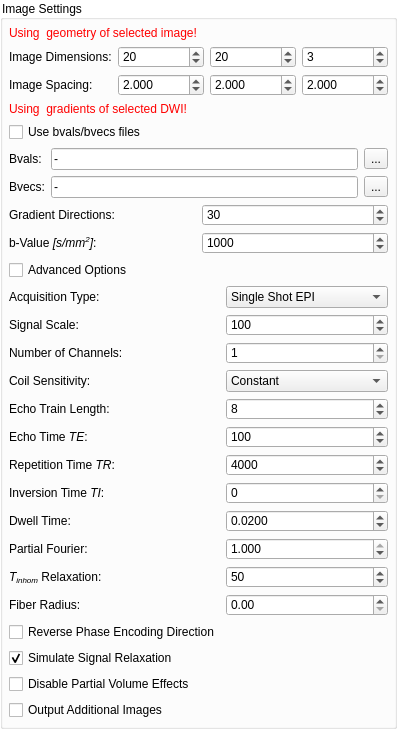
    <widget class="QGroupBox" name="groupBox">
     <property name="styleSheet">
      <string notr="true">QGroupBox {
  background-color: transparent;
}</string>
     </property>
     <property name="title">
      <string>Image Settings</string>
     </property>
     <layout class="QGridLayout" name="gridLayout">
      <property name="leftMargin">
       <number>6</number>
      </property>
      <property name="topMargin">
       <number>6</number>
      </property>
      <property name="rightMargin">
       <number>6</number>
      </property>
      <property name="bottomMargin">
       <number>6</number>
      </property>
      <item row="2" column="0">
       <widget class="QLabel" name="m_GeometryMessage">
        <property name="styleSheet">
         <string notr="true">color: rgb(255, 0, 0);</string>
        </property>
        <property name="text">
         <string>Using  geometry of selected image!</string>
        </property>
       </widget>
      </item>
      <item row="9" column="0">
       <widget class="QFrame" name="m_AdvancedSignalOptionsFrame">
        <property name="frameShape">
         <enum>QFrame::NoFrame</enum>
        </property>
        <property name="frameShadow">
         <enum>QFrame::Raised</enum>
        </property>
        <layout class="QGridLayout" name="gridLayout_23">
         <property name="leftMargin">
          <number>0</number>
         </property>
         <property name="topMargin">
          <number>0</number>
         </property>
         <property name="rightMargin">
          <number>0</number>
         </property>
         <property name="bottomMargin">
          <number>0</number>
         </property>
         <property name="horizontalSpacing">
          <number>6</number>
         </property>
         <item row="8" column="1">
          <widget class="QSpinBox" name="m_TIbox">
           <property name="toolTip">
            <string>Inversion time (in ms) for inversion recovery sequences. If 0, no inversion pulse is simulated.</string>
           </property>
           <property name="minimum">
            <number>0</number>
           </property>
           <property name="maximum">
            <number>999999999</number>
           </property>
           <property name="singleStep">
            <number>1</number>
           </property>
           <property name="value">
            <number>0</number>
           </property>
          </widget>
         </item>
         <item row="11" column="0">
          <widget class="QLabel" name="m_TensorsToDWIBValueLabel_12">
           <property name="toolTip">
            <string/>
           </property>
           <property name="statusTip">
            <string/>
           </property>
           <property name="whatsThis">
            <string/>
           </property>
           <property name="text">
            <string>&lt;html&gt;&lt;head/&gt;&lt;body&gt;&lt;p&gt;&lt;span style=&quot; font-style:italic;&quot;&gt;T&lt;/span&gt;&lt;span style=&quot; font-style:italic; vertical-align:sub;&quot;&gt;inhom&lt;/span&gt; Relaxation: &lt;/p&gt;&lt;/body&gt;&lt;/html&gt;</string>
           </property>
           <property name="wordWrap">
            <bool>false</bool>
           </property>
          </widget>
         </item>
         <item row="11" column="1">
          <widget class="QSpinBox" name="m_T2starBox">
           <property name="toolTip">
            <string>Relaxation time due to magnetic field inhomogeneities (T2', in milliseconds).</string>
           </property>
           <property name="minimum">
            <number>1</number>
           </property>
           <property name="maximum">
            <number>10000</number>
           </property>
           <property name="singleStep">
            <number>1</number>
           </property>
           <property name="value">
            <number>50</number>
           </property>
          </widget>
         </item>
         <item row="7" column="0">
          <widget class="QLabel" name="m_TensorsToDWIBValueLabel_14">
           <property name="toolTip">
            <string/>
           </property>
           <property name="statusTip">
            <string/>
           </property>
           <property name="whatsThis">
            <string/>
           </property>
           <property name="text">
            <string>&lt;html&gt;&lt;head/&gt;&lt;body&gt;&lt;p&gt;Repetition Time &lt;span style=&quot; font-style:italic;&quot;&gt;TR&lt;/span&gt;: &lt;/p&gt;&lt;/body&gt;&lt;/html&gt;</string>
           </property>
           <property name="wordWrap">
            <bool>false</bool>
           </property>
          </widget>
         </item>
         <item row="5" column="1">
          <widget class="QSpinBox" name="m_TEbox">
           <property name="toolTip">
            <string>TE in milliseconds</string>
           </property>
           <property name="minimum">
            <number>1</number>
           </property>
           <property name="maximum">
            <number>999999999</number>
           </property>
           <property name="singleStep">
            <number>1</number>
           </property>
           <property name="value">
            <number>100</number>
           </property>
          </widget>
         </item>
         <item row="10" column="0">
          <widget class="QLabel" name="m_TensorsToDWIBValueLabel_32">
           <property name="toolTip">
            <string/>
           </property>
           <property name="statusTip">
            <string/>
           </property>
           <property name="whatsThis">
            <string/>
           </property>
           <property name="text">
            <string>Partial Fourier:</string>
           </property>
           <property name="wordWrap">
            <bool>false</bool>
           </property>
          </widget>
         </item>
         <item row="10" column="1">
          <widget class="QDoubleSpinBox" name="m_PartialFourier">
           <property name="toolTip">
            <string>Partial fourier factor (0.5-1)</string>
           </property>
           <property name="decimals">
            <number>3</number>
           </property>
           <property name="minimum">
            <double>0.500000000000000</double>
           </property>
           <property name="maximum">
            <double>1.000000000000000</double>
           </property>
           <property name="singleStep">
            <double>0.100000000000000</double>
           </property>
           <property name="value">
            <double>1.000000000000000</double>
           </property>
          </widget>
         </item>
         <item row="14" column="0">
          <widget class="QCheckBox" name="m_ReversePhaseBox">
           <property name="toolTip">
            <string>Output one image per compartment containing the corresponding volume fractions per voxel.</string>
           </property>
           <property name="text">
            <string>Reverse Phase Encoding Direction</string>
           </property>
           <property name="checked">
            <bool>false</bool>
           </property>
          </widget>
         </item>
         <item row="9" column="1">
          <widget class="QDoubleSpinBox" name="m_LineReadoutTimeBox">
           <property name="toolTip">
            <string>Dwell time (time to read one line in k-space) in ms.</string>
           </property>
           <property name="decimals">
            <number>4</number>
           </property>
           <property name="maximum">
            <double>100.000000000000000</double>
           </property>
           <property name="singleStep">
            <double>0.100000000000000</double>
           </property>
           <property name="value">
            <double>0.020000000000000</double>
           </property>
          </widget>
         </item>
         <item row="2" column="1">
          <widget class="QSpinBox" name="m_NumCoilsBox">
           <property name="toolTip">
            <string>Number of coil elements used for the acquisiton.</string>
           </property>
           <property name="minimum">
            <number>1</number>
           </property>
           <property name="maximum">
            <number>128</number>
           </property>
           <property name="singleStep">
            <number>1</number>
           </property>
           <property name="value">
            <number>1</number>
           </property>
          </widget>
         </item>
         <item row="13" column="1">
          <widget class="QDoubleSpinBox" name="m_FiberRadius">
           <property name="toolTip">
            <string>Fiber radius used to calculate volume fractions (in µm). Set to 0 for automatic radius estimation.</string>
           </property>
           <property name="maximum">
            <double>9999.000000000000000</double>
           </property>
          </widget>
         </item>
         <item row="9" column="0">
          <widget class="QLabel" name="m_TensorsToDWIBValueLabel_15">
           <property name="toolTip">
            <string/>
           </property>
           <property name="statusTip">
            <string/>
           </property>
           <property name="whatsThis">
            <string/>
           </property>
           <property name="text">
            <string>Dwell Time:</string>
           </property>
           <property name="wordWrap">
            <bool>false</bool>
           </property>
          </widget>
         </item>
         <item row="16" column="0">
          <widget class="QCheckBox" name="m_EnforcePureFiberVoxelsBox">
           <property name="toolTip">
            <string>Disable partial volume. Treat voxel content as fiber-only if at least one fiber is present.</string>
           </property>
           <property name="text">
            <string>Disable Partial Volume Effects</string>
           </property>
           <property name="checked">
            <bool>false</bool>
           </property>
          </widget>
         </item>
         <item row="0" column="0">
          <widget class="QLabel" name="m_TensorsToDWINumDirsLabel_6">
           <property name="text">
            <string>Acquisition Type:</string>
           </property>
          </widget>
         </item>
         <item row="13" column="0">
          <widget class="QLabel" name="m_TensorsToDWINumDirsLabel_4">
           <property name="text">
            <string>Fiber Radius:</string>
           </property>
          </widget>
         </item>
         <item row="1" column="0">
          <widget class="QLabel" name="m_TensorsToDWINumDirsLabel_5">
           <property name="text">
            <string>Signal Scale:</string>
           </property>
          </widget>
         </item>
         <item row="2" column="0">
          <widget class="QLabel" name="m_TensorsToDWIBValueLabel_13">
           <property name="toolTip">
            <string/>
           </property>
           <property name="statusTip">
            <string/>
           </property>
           <property name="whatsThis">
            <string/>
           </property>
           <property name="text">
            <string>&lt;html&gt;&lt;head/&gt;&lt;body&gt;&lt;p&gt;Number of Channels:&lt;/p&gt;&lt;/body&gt;&lt;/html&gt;</string>
           </property>
           <property name="wordWrap">
            <bool>false</bool>
           </property>
          </widget>
         </item>
         <item row="7" column="1">
          <widget class="QSpinBox" name="m_TRbox">
           <property name="toolTip">
            <string>TR in milliseconds</string>
           </property>
           <property name="minimum">
            <number>1</number>
           </property>
           <property name="maximum">
            <number>999999999</number>
           </property>
           <property name="singleStep">
            <number>1</number>
           </property>
           <property name="value">
            <number>4000</number>
           </property>
          </widget>
         </item>
         <item row="0" column="1">
          <widget class="QComboBox" name="m_AcquisitionTypeBox">
           <item>
            <property name="text">
             <string>Single Shot EPI</string>
            </property>
           </item>
           <item>
            <property name="text">
             <string>Conventional Spin Echo</string>
            </property>
           </item>
           <item>
            <property name="text">
             <string>Fast Spin Echo</string>
            </property>
           </item>
          </widget>
         </item>
         <item row="1" column="1">
          <widget class="QSpinBox" name="m_SignalScaleBox">
           <property name="toolTip">
            <string/>
           </property>
           <property name="minimum">
            <number>1</number>
           </property>
           <property name="maximum">
            <number>100000</number>
           </property>
           <property name="singleStep">
            <number>1</number>
           </property>
           <property name="value">
            <number>100</number>
           </property>
          </widget>
         </item>
         <item row="3" column="1">
          <widget class="QComboBox" name="m_CoilSensBox">
           <item>
            <property name="text">
             <string>Constant</string>
            </property>
           </item>
           <item>
            <property name="text">
             <string>Linear</string>
            </property>
           </item>
           <item>
            <property name="text">
             <string>Exponential</string>
            </property>
           </item>
          </widget>
         </item>
         <item row="15" column="0">
          <widget class="QCheckBox" name="m_RelaxationBox">
           <property name="toolTip">
            <string>&lt;html&gt;&lt;head/&gt;&lt;body&gt;&lt;p&gt;&lt;span style=&quot; font-style:italic;&quot;&gt;TE&lt;/span&gt;, &lt;span style=&quot; font-style:italic;&quot;&gt;T&lt;/span&gt;&lt;span style=&quot; font-style:italic; vertical-align:sub;&quot;&gt;inhom&lt;/span&gt; and &lt;span style=&quot; font-style:italic;&quot;&gt;T2&lt;/span&gt; will have no effect if unchecked.&lt;/p&gt;&lt;/body&gt;&lt;/html&gt;</string>
           </property>
           <property name="text">
            <string>Simulate Signal Relaxation</string>
           </property>
           <property name="checked">
            <bool>true</bool>
           </property>
          </widget>
         </item>
         <item row="5" column="0">
          <widget class="QLabel" name="m_TensorsToDWIBValueLabel_33">
           <property name="toolTip">
            <string/>
           </property>
           <property name="statusTip">
            <string/>
           </property>
           <property name="whatsThis">
            <string/>
           </property>
           <property name="text">
            <string>&lt;html&gt;&lt;head/&gt;&lt;body&gt;&lt;p&gt;Echo Time &lt;span style=&quot; font-style:italic;&quot;&gt;TE&lt;/span&gt;:  &lt;/p&gt;&lt;/body&gt;&lt;/html&gt;</string>
           </property>
           <property name="wordWrap">
            <bool>false</bool>
           </property>
          </widget>
         </item>
         <item row="3" column="0">
          <widget class="QLabel" name="m_TensorsToDWIBValueLabel_34">
           <property name="toolTip">
            <string/>
           </property>
           <property name="statusTip">
            <string/>
           </property>
           <property name="whatsThis">
            <string/>
           </property>
           <property name="text">
            <string>&lt;html&gt;&lt;head/&gt;&lt;body&gt;&lt;p&gt;Coil Sensitivity:&lt;/p&gt;&lt;/body&gt;&lt;/html&gt;</string>
           </property>
           <property name="wordWrap">
            <bool>false</bool>
           </property>
          </widget>
         </item>
         <item row="8" column="0">
          <widget class="QLabel" name="m_TensorsToDWIBValueLabel_17">
           <property name="toolTip">
            <string/>
           </property>
           <property name="statusTip">
            <string/>
           </property>
           <property name="whatsThis">
            <string/>
           </property>
           <property name="text">
            <string>&lt;html&gt;&lt;head/&gt;&lt;body&gt;&lt;p&gt;Inversion Time &lt;span style=&quot; font-style:italic;&quot;&gt;TI&lt;/span&gt;: &lt;/p&gt;&lt;/body&gt;&lt;/html&gt;</string>
           </property>
           <property name="wordWrap">
            <bool>false</bool>
           </property>
          </widget>
         </item>
         <item row="17" column="0">
          <widget class="QCheckBox" name="m_VolumeFractionsBox">
           <property name="toolTip">
            <string>Output phase image and volume fraction maps.</string>
           </property>
           <property name="text">
            <string>Output Additional Images</string>
           </property>
           <property name="checked">
            <bool>false</bool>
           </property>
          </widget>
         </item>
         <item row="4" column="0">
          <widget class="QLabel" name="m_TensorsToDWIBValueLabel_35">
           <property name="toolTip">
            <string/>
           </property>
           <property name="statusTip">
            <string/>
           </property>
           <property name="whatsThis">
            <string/>
           </property>
           <property name="text">
            <string>&lt;html&gt;&lt;head/&gt;&lt;body&gt;&lt;p&gt;Echo Train Length: &lt;/p&gt;&lt;/body&gt;&lt;/html&gt;</string>
           </property>
           <property name="wordWrap">
            <bool>false</bool>
           </property>
          </widget>
         </item>
         <item row="4" column="1">
          <widget class="QSpinBox" name="m_EtlBox">
           <property name="toolTip">
            <string>Only relevant for Fast Spin Echo sequence (number of k-space lines acquired with one RF pulse)</string>
           </property>
           <property name="minimum">
            <number>1</number>
           </property>
           <property name="maximum">
            <number>999999999</number>
           </property>
           <property name="singleStep">
            <number>1</number>
           </property>
           <property name="value">
            <number>8</number>
           </property>
          </widget>
         </item>
        </layout>
       </widget>
      </item>
      <item row="7" column="0">
       <widget class="QFrame" name="m_GenerateGradientsFrame">
        <property name="frameShape">
         <enum>QFrame::NoFrame</enum>
        </property>
        <property name="frameShadow">
         <enum>QFrame::Raised</enum>
        </property>
        <layout class="QGridLayout" name="gridLayout_24">
         <property name="leftMargin">
          <number>0</number>
         </property>
         <property name="topMargin">
          <number>0</number>
         </property>
         <property name="rightMargin">
          <number>0</number>
         </property>
         <property name="bottomMargin">
          <number>0</number>
         </property>
         <property name="spacing">
          <number>6</number>
         </property>
         <item row="2" column="0">
          <widget class="QLabel" name="m_TensorsToDWIBValueLabel">
           <property name="toolTip">
            <string/>
           </property>
           <property name="statusTip">
            <string/>
           </property>
           <property name="whatsThis">
            <string/>
           </property>
           <property name="text">
            <string>&lt;html&gt;&lt;head/&gt;&lt;body&gt;&lt;p&gt;b-Value&lt;span style=&quot; font-style:italic;&quot;&gt; [s/mm&lt;/span&gt;&lt;span style=&quot; font-style:italic; vertical-align:super;&quot;&gt;2&lt;/span&gt;&lt;span style=&quot; font-style:italic;&quot;&gt;]&lt;/span&gt;:&lt;/p&gt;&lt;/body&gt;&lt;/html&gt;</string>
           </property>
           <property name="wordWrap">
            <bool>false</bool>
           </property>
          </widget>
         </item>
         <item row="2" column="1">
          <widget class="QSpinBox" name="m_BvalueBox">
           <property name="toolTip">
            <string>b-value in s/mm²</string>
           </property>
           <property name="minimum">
            <number>0</number>
           </property>
           <property name="maximum">
            <number>10000</number>
           </property>
           <property name="singleStep">
            <number>100</number>
           </property>
           <property name="value">
            <number>1000</number>
           </property>
          </widget>
         </item>
         <item row="1" column="0">
          <widget class="QLabel" name="m_TensorsToDWINumDirsLabel">
           <property name="text">
            <string>Gradient Directions:</string>
           </property>
          </widget>
         </item>
         <item row="1" column="1">
          <widget class="QSpinBox" name="m_NumGradientsBox">
           <property name="toolTip">
            <string>Number of gradient directions distributed over the half sphere.</string>
           </property>
           <property name="minimum">
            <number>0</number>
           </property>
           <property name="maximum">
            <number>10000</number>
           </property>
           <property name="singleStep">
            <number>1</number>
           </property>
           <property name="value">
            <number>30</number>
           </property>
          </widget>
         </item>
        </layout>
       </widget>
      </item>
      <item row="8" column="0">
       <widget class="QCheckBox" name="m_AdvancedOptionsBox_2">
        <property name="text">
         <string>Advanced Options</string>
        </property>
       </widget>
      </item>
      <item row="4" column="0">
       <widget class="QLabel" name="m_DiffusionPropsMessage">
        <property name="styleSheet">
         <string notr="true">color: rgb(255, 0, 0);</string>
        </property>
        <property name="text">
         <string>Using  gradients of selected DWI!</string>
        </property>
       </widget>
      </item>
      <item row="3" column="0">
       <widget class="QFrame" name="m_GeometryFrame">
        <property name="frameShape">
         <enum>QFrame::NoFrame</enum>
        </property>
        <property name="frameShadow">
         <enum>QFrame::Raised</enum>
        </property>
        <layout class="QGridLayout" name="gridLayout_7">
         <property name="leftMargin">
          <number>0</number>
         </property>
         <property name="topMargin">
          <number>0</number>
         </property>
         <property name="rightMargin">
          <number>0</number>
         </property>
         <property name="bottomMargin">
          <number>0</number>
         </property>
         <item row="2" column="2">
          <widget class="QDoubleSpinBox" name="m_SpacingY">
           <property name="decimals">
            <number>3</number>
           </property>
           <property name="minimum">
            <double>0.100000000000000</double>
           </property>
           <property name="maximum">
            <double>50.000000000000000</double>
           </property>
           <property name="singleStep">
            <double>0.100000000000000</double>
           </property>
           <property name="value">
            <double>2.000000000000000</double>
           </property>
          </widget>
         </item>
         <item row="2" column="0">
          <widget class="QLabel" name="label_2">
           <property name="text">
            <string>Image Spacing:</string>
           </property>
          </widget>
         </item>
         <item row="2" column="3">
          <widget class="QDoubleSpinBox" name="m_SpacingZ">
           <property name="decimals">
            <number>3</number>
           </property>
           <property name="minimum">
            <double>0.100000000000000</double>
           </property>
           <property name="maximum">
            <double>50.000000000000000</double>
           </property>
           <property name="singleStep">
            <double>0.100000000000000</double>
           </property>
           <property name="value">
            <double>2.000000000000000</double>
           </property>
          </widget>
         </item>
         <item row="2" column="1">
          <widget class="QDoubleSpinBox" name="m_SpacingX">
           <property name="decimals">
            <number>3</number>
           </property>
           <property name="minimum">
            <double>0.100000000000000</double>
           </property>
           <property name="maximum">
            <double>50.000000000000000</double>
           </property>
           <property name="singleStep">
            <double>0.100000000000000</double>
           </property>
           <property name="value">
            <double>2.000000000000000</double>
           </property>
          </widget>
         </item>
         <item row="0" column="0">
          <widget class="QLabel" name="label">
           <property name="text">
            <string>Image Dimensions:</string>
           </property>
          </widget>
         </item>
         <item row="0" column="1">
          <widget class="QSpinBox" name="m_SizeX">
           <property name="toolTip">
            <string>Fiber sampling factor which determines the accuracy of the calculated fiber and non-fiber volume fractions.</string>
           </property>
           <property name="minimum">
            <number>1</number>
           </property>
           <property name="maximum">
            <number>1000</number>
           </property>
           <property name="singleStep">
            <number>1</number>
           </property>
           <property name="value">
            <number>20</number>
           </property>
          </widget>
         </item>
         <item row="0" column="2">
          <widget class="QSpinBox" name="m_SizeY">
           <property name="toolTip">
            <string>Fiber sampling factor which determines the accuracy of the calculated fiber and non-fiber volume fractions.</string>
           </property>
           <property name="minimum">
            <number>1</number>
           </property>
           <property name="maximum">
            <number>1000</number>
           </property>
           <property name="singleStep">
            <number>1</number>
           </property>
           <property name="value">
            <number>20</number>
           </property>
          </widget>
         </item>
         <item row="0" column="3">
          <widget class="QSpinBox" name="m_SizeZ">
           <property name="toolTip">
            <string>Fiber sampling factor which determines the accuracy of the calculated fiber and non-fiber volume fractions.</string>
           </property>
           <property name="minimum">
            <number>1</number>
           </property>
           <property name="maximum">
            <number>1000</number>
           </property>
           <property name="singleStep">
            <number>1</number>
           </property>
           <property name="value">
            <number>3</number>
           </property>
          </widget>
         </item>
        </layout>
       </widget>
      </item>
      <item row="5" column="0">
       <widget class="QCheckBox" name="m_UseBvalsBvecsBox">
        <property name="text">
         <string>Use bvals/bvecs files</string>
        </property>
       </widget>
      </item>
      <item row="6" column="0">
       <widget class="QFrame" name="m_LoadGradientsFrame">
        <property name="frameShape">
         <enum>QFrame::NoFrame</enum>
        </property>
        <property name="frameShadow">
         <enum>QFrame::Raised</enum>
        </property>
        <layout class="QGridLayout" name="gridLayout_3">
         <property name="leftMargin">
          <number>0</number>
         </property>
         <property name="topMargin">
          <number>0</number>
         </property>
         <property name="rightMargin">
          <number>0</number>
         </property>
         <property name="bottomMargin">
          <number>0</number>
         </property>
         <item row="0" column="2">
          <widget class="QToolButton" name="m_LoadBvalsButton">
           <property name="text">
            <string>...</string>
           </property>
          </widget>
         </item>
         <item row="2" column="2">
          <widget class="QToolButton" name="m_LoadBvecsButton">
           <property name="text">
            <string>...</string>
           </property>
          </widget>
         </item>
         <item row="0" column="1">
          <widget class="QLineEdit" name="m_LoadBvalsEdit">
           <property name="text">
            <string>-</string>
           </property>
           <property name="readOnly">
            <bool>false</bool>
           </property>
          </widget>
         </item>
         <item row="2" column="0">
          <widget class="QLabel" name="label_12">
           <property name="toolTip">
            <string/>
           </property>
           <property name="statusTip">
            <string/>
           </property>
           <property name="whatsThis">
            <string/>
           </property>
           <property name="text">
            <string>Bvecs:</string>
           </property>
           <property name="wordWrap">
            <bool>false</bool>
           </property>
          </widget>
         </item>
         <item row="0" column="0">
          <widget class="QLabel" name="label_11">
           <property name="toolTip">
            <string/>
           </property>
           <property name="statusTip">
            <string/>
           </property>
           <property name="whatsThis">
            <string/>
           </property>
           <property name="text">
            <string>Bvals:</string>
           </property>
           <property name="wordWrap">
            <bool>false</bool>
           </property>
          </widget>
         </item>
         <item row="2" column="1">
          <widget class="QLineEdit" name="m_LoadBvecsEdit">
           <property name="text">
            <string>-</string>
           </property>
           <property name="readOnly">
            <bool>false</bool>
           </property>
          </widget>
         </item>
        </layout>
       </widget>
      </item>
     </layout>
    </widget>
